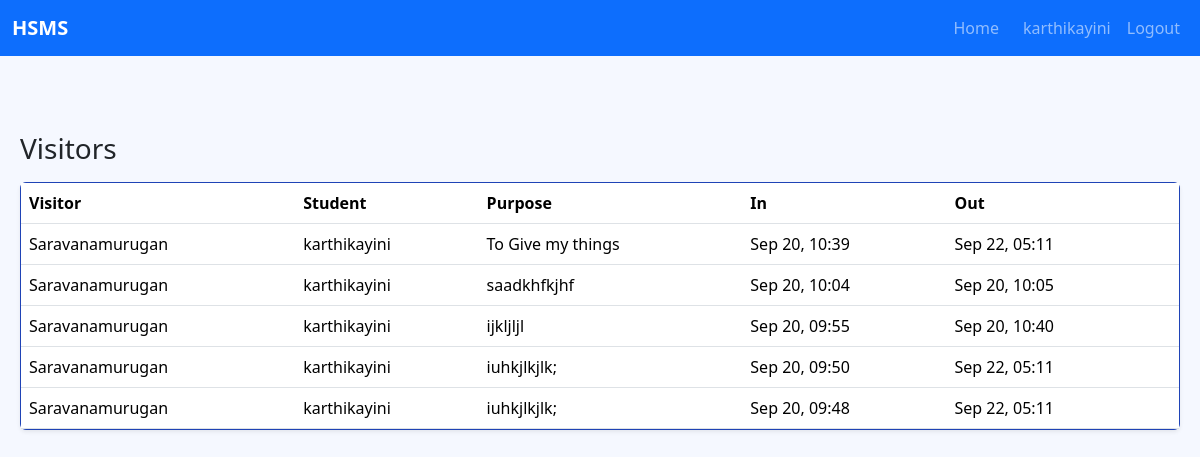
The page /warden/visitors/ (signed in) on the database its author committed.
### accounts/models.py (models this page shows, shortened)
class User(AbstractUser):
    class Roles(models.TextChoices):
        STUDENT = "student", "Student"
        WARDEN = "warden", "Warden"
        ADMIN = "admin", "Admin"
    role = models.CharField(
        max_length=20,
        choices=Roles.choices,
        default=Roles.STUDENT,
        help_text="Role for role-based access control",
    )
    reg_no = models.CharField(
        max_length=50,
        blank=True,
        null=True,
        help_text="Registration number for students (optional for staff)",
        unique=False,
    )

### visitors/models.py (models this page shows, shortened)
class Visitor(models.Model):
    student = models.ForeignKey(settings.AUTH_USER_MODEL, on_delete=models.CASCADE, related_name='visitors')
    visitor_name = models.CharField(max_length=120)
    purpose = models.CharField(max_length=200)
    in_time = models.DateTimeField()
    out_time = models.DateTimeField(blank=True, null=True)
    id_proof = models.CharField(max_length=120)

### hsms/views.py (the view)
# urls.py: path('warden/visitors/', login_required(warden_visitors), name='warden_visitors'),
def warden_visitors(request):
    from visitors.models import Visitor
    visitors = Visitor.objects.all().order_by('-in_time')
    return render(request, 'warden/visitors.html', { 'visitors': visitors })

### templates/warden/visitors.html (shortened to what this page needs)
{% extends 'base.html' %}
{% block content %}
<h3 class="mb-3">Visitors</h3>
<div class="card shadow-sm">
  <div class="card-body p-0">
    <div class="table-responsive">
      <table class="table mb-0">
        <thead>
          <tr>
            <th>Visitor</th>
            <th>Student</th>
            <th>Purpose</th>
            <th>In</th>
            <th>Out</th>
            <th></th>
          </tr>
        </thead>
        <tbody>
          {% for v in visitors %}
          <tr>
            <td>{{ v.visitor_name }}</td>
            <td>{{ v.student.username }}</td>
            <td>{{ v.purpose }}</td>
            <td>{{ v.in_time|date:'M d, H:i' }}</td>
            <td>{% if v.out_time %}{{ v.out_time|date:'M d, H:i' }}{% else %}-{% endif %}</td>
            <td class="text-end">
            </td>
          </tr>
          {% empty %}
          <tr><td colspan="6">No visitors.</td></tr>
          {% endfor %}
        </tbody>
      </table>
    </div>
  </div>
</div>
{% endblock %}

### templates/base.html (shortened to what this page needs)
<!doctype html>
<html>
<head>
  <link href="https://cdn.jsdelivr.net/npm/bootstrap@5.3.3/dist/css/bootstrap.min.css" rel="stylesheet">
  </head>
<body>
  <nav class="navbar navbar-expand-lg navbar-dark bg-primary topbar">
    <div class="container-fluid">
      <a class="navbar-brand fw-semibold" href="/">HSMS</a>
      <div class="collapse navbar-collapse" id="topbarMenu">
        <ul class="navbar-nav ms-auto">
          {% if user.is_authenticated and user.role == 'warden' %}
          <li class="nav-item"><a class="nav-link" href="/warden/dashboard/">Home</a></li>
          {% elif user.is_authenticated and user.role == 'student' %}
          <li class="nav-item"><a class="nav-link" href="/student/dashboard/">Home</a></li>
          {% endif %}
          {% if user.is_authenticated %}
          <li class="nav-item"><a class="nav-link" href="/accounts/profile/">{{ user.username }}</a></li>
          <li class="nav-item"><a class="nav-link" href="/accounts/logout/">Logout</a></li>
          {% else %}
          <li class="nav-item"><a class="nav-link" href="/accounts/login/">Login</a></li>
          <li class="nav-item"><a class="nav-link" href="/accounts/register/">Register</a></li>
          {% endif %}
        </ul>
      </div>
    </div>
  </nav>
  <main class="content">
    {% block content %}{% endblock %}
  </main>
</body>
</html>

### templates/base.html (style rules this page uses)
body { background-color: #f5f8ff; }
.topbar { position: sticky; top: 0; z-index: 1030; }
.content { margin-top: 56px; margin-left: 240px; padding: 20px; }
.card { border: 1px solid #1f43b6; width :100%; height:100%; background-color: #f3f5f8; }

### templates/warden/visitors.html (style rules this page uses)
.content { margin-left: 0; }
.topbar { position: static; }

### rows shown on the page
User: username "karthikayini"
Visitor: visitor_name "Saravanamurugan", student.username "karthikayini", purpose "To Give my things", in_time "Sep 20, 10:39", out_time "Sep 22, 05:11"
Visitor: visitor_name "Saravanamurugan", student.username "karthikayini", purpose "saadkhfkjhf", in_time "Sep 20, 10:04", out_time "Sep 20, 10:05"
Visitor: visitor_name "Saravanamurugan", student.username "karthikayini", purpose "ijkljljl", in_time "Sep 20, 09:55", out_time "Sep 20, 10:40"
Visitor: visitor_name "Saravanamurugan", student.username "karthikayini", purpose "iuhkjlkjlk;", in_time "Sep 20, 09:50", out_time "Sep 22, 05:11"
Visitor: visitor_name "Saravanamurugan", student.username "karthikayini", purpose "iuhkjlkjlk;", in_time "Sep 20, 09:48", out_time "Sep 22, 05:11"
